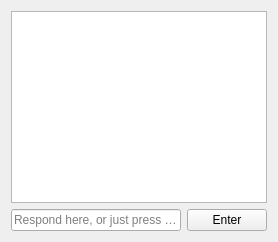
     <widget class="QWidget" name="tabOutput">
      <property name="sizePolicy">
       <sizepolicy hsizetype="Preferred" vsizetype="Expanding">
        <horstretch>0</horstretch>
        <verstretch>0</verstretch>
       </sizepolicy>
      </property>
      <attribute name="title">
       <string>Console Output</string>
      </attribute>
      <layout class="QGridLayout" name="gridLayout_3">
       <item row="1" column="1">
        <widget class="QPushButton" name="pushEnter">
         <property name="text">
          <string>Enter</string>
         </property>
         <property name="icon">
          <iconset theme="key-enter"/>
         </property>
        </widget>
       </item>
       <item row="1" column="0">
        <widget class="QLineEdit" name="lineEdit">
         <property name="placeholderText">
          <string>Respond here, or just press Enter</string>
         </property>
        </widget>
       </item>
       <item row="0" column="0" colspan="2">
        <widget class="QPlainTextEdit" name="outputBox">
         <property name="acceptDrops">
          <bool>false</bool>
         </property>
         <property name="undoRedoEnabled">
          <bool>false</bool>
         </property>
         <property name="lineWrapMode">
          <enum>QPlainTextEdit::LineWrapMode::WidgetWidth</enum>
         </property>
         <property name="readOnly">
          <bool>true</bool>
         </property>
         <property name="overwriteMode">
          <bool>true</bool>
         </property>
         <property name="placeholderText">
          <string notr="true"/>
         </property>
        </widget>
       </item>
      </layout>
     </widget>
